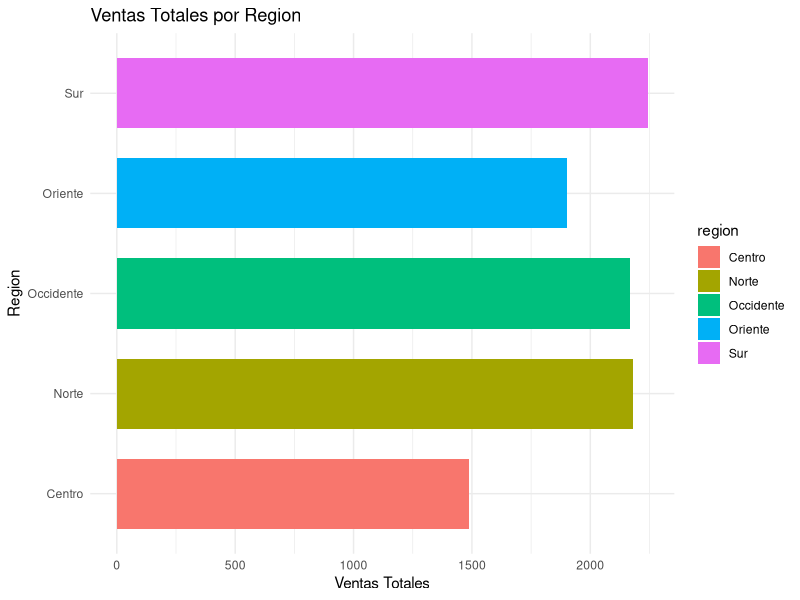
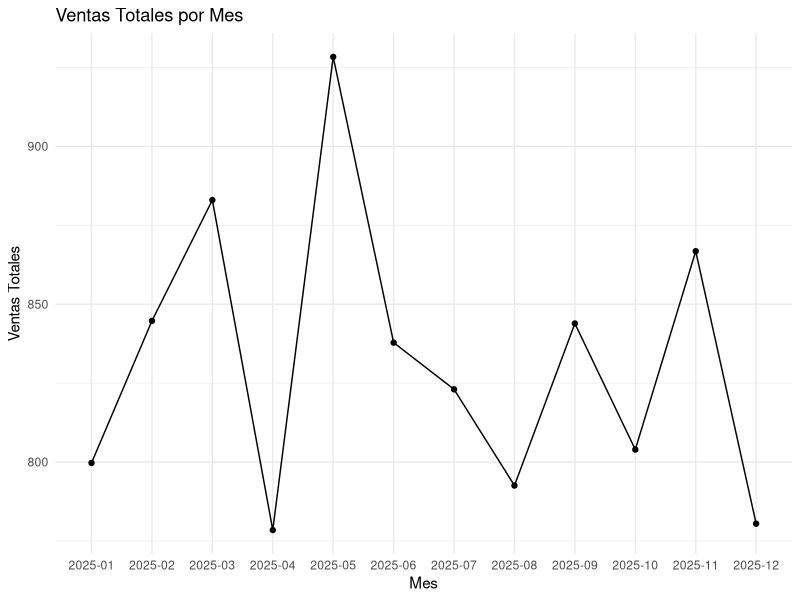

Generate these figures, in order, with R:
# Librerias
library(dplyr)
library(ggplot2)

# Leer datos de ventas
ventas <- read.csv("ventas.csv", stringsAsFactors = FALSE)

# Barras: ventas totales por region
barras <- ventas %>%
  group_by(region) %>%
  summarise(total = sum(ventas, na.rm = TRUE))

p_barras <- ggplot(barras, aes(x = region, y = total, fill = region)) +
  geom_col(width = 0.7) +
  coord_flip() +
  labs(title = "Ventas Totales por Region",
       x = "Region",
       y = "Ventas Totales") +
  theme_minimal()

ggsave("dashboard_r_barras.png", plot = p_barras, width = 8, height = 5, dpi = 300)

# Linea: ventas totales por mes (mes como texto, group=1)
linea <- ventas %>%
  group_by(mes) %>%
  summarise(total = sum(ventas, na.rm = TRUE))

p_linea <- ggplot(linea, aes(x = mes, y = total, group = 1)) +
  geom_line() +
  geom_point() +
  labs(title = "Ventas Totales por Mes",
       x = "Mes",
       y = "Ventas Totales") +
  theme_minimal()

ggsave("dashboard_r_linea.png", plot = p_linea, width = 8, height = 5, dpi = 300)
